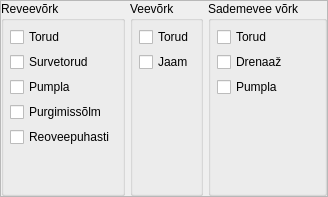
          <widget class="QFrame" name="fBaseSetup">
           <property name="frameShape">
            <enum>QFrame::StyledPanel</enum>
           </property>
           <property name="frameShadow">
            <enum>QFrame::Raised</enum>
           </property>
           <layout class="QHBoxLayout" name="horizontalLayout_2">
            <property name="spacing">
             <number>5</number>
            </property>
            <property name="leftMargin">
             <number>0</number>
            </property>
            <property name="topMargin">
             <number>0</number>
            </property>
            <property name="rightMargin">
             <number>0</number>
            </property>
            <property name="bottomMargin">
             <number>0</number>
            </property>
            <item>
             <widget class="QGroupBox" name="groupBox_4">
              <property name="title">
               <string>Reveevõrk</string>
              </property>
              <layout class="QVBoxLayout" name="verticalLayout_8">
               <property name="spacing">
                <number>5</number>
               </property>
               <property name="leftMargin">
                <number>6</number>
               </property>
               <property name="topMargin">
                <number>6</number>
               </property>
               <property name="rightMargin">
                <number>6</number>
               </property>
               <property name="bottomMargin">
                <number>6</number>
               </property>
               <item>
                <widget class="QCheckBox" name="cbK">
                 <property name="text">
                  <string>Torud</string>
                 </property>
                 <property name="checked">
                  <bool>false</bool>
                 </property>
                </widget>
               </item>
               <item>
                <widget class="QCheckBox" name="cbKSK">
                 <property name="text">
                  <string>Survetorud</string>
                 </property>
                 <property name="checkable">
                  <bool>true</bool>
                 </property>
                 <property name="checked">
                  <bool>false</bool>
                 </property>
                </widget>
               </item>
               <item>
                <widget class="QCheckBox" name="cbsewagePupming">
                 <property name="text">
                  <string>Pumpla</string>
                 </property>
                 <property name="checkable">
                  <bool>true</bool>
                 </property>
                </widget>
               </item>
               <item>
                <widget class="QCheckBox" name="cbSewageDump">
                 <property name="text">
                  <string>Purgimissõlm</string>
                 </property>
                 <property name="checkable">
                  <bool>true</bool>
                 </property>
                </widget>
               </item>
               <item>
                <widget class="QCheckBox" name="cbsewagePlant">
                 <property name="text">
                  <string>Reoveepuhasti</string>
                 </property>
                 <property name="checkable">
                  <bool>true</bool>
                 </property>
                </widget>
               </item>
               <item>
                <spacer name="verticalSpacer_7">
                 <property name="orientation">
                  <enum>Qt::Vertical</enum>
                 </property>
                 <property name="sizeHint" stdset="0">
                  <size>
                   <width>20</width>
                   <height>40</height>
                  </size>
                 </property>
                </spacer>
               </item>
              </layout>
             </widget>
            </item>
            <item>
             <widget class="QGroupBox" name="groupBox">
              <property name="title">
               <string>Veevõrk</string>
              </property>
              <layout class="QVBoxLayout" name="verticalLayout_2">
               <property name="spacing">
                <number>5</number>
               </property>
               <property name="leftMargin">
                <number>6</number>
               </property>
               <property name="topMargin">
                <number>6</number>
               </property>
               <property name="rightMargin">
                <number>6</number>
               </property>
               <property name="bottomMargin">
                <number>6</number>
               </property>
               <item>
                <widget class="QCheckBox" name="cbV">
                 <property name="enabled">
                  <bool>true</bool>
                 </property>
                 <property name="text">
                  <string>Torud</string>
                 </property>
                 <property name="checked">
                  <bool>false</bool>
                 </property>
                </widget>
               </item>
               <item>
                <widget class="QCheckBox" name="cbWaterStation">
                 <property name="text">
                  <string>Jaam</string>
                 </property>
                </widget>
               </item>
               <item>
                <spacer name="verticalSpacer_4">
                 <property name="orientation">
                  <enum>Qt::Vertical</enum>
                 </property>
                 <property name="sizeHint" stdset="0">
                  <size>
                   <width>20</width>
                   <height>40</height>
                  </size>
                 </property>
                </spacer>
               </item>
              </layout>
             </widget>
            </item>
            <item>
             <widget class="QGroupBox" name="groupBox_3">
              <property name="title">
               <string>Sademevee võrk</string>
              </property>
              <layout class="QVBoxLayout" name="verticalLayout_4">
               <property name="spacing">
                <number>5</number>
               </property>
               <property name="leftMargin">
                <number>6</number>
               </property>
               <property name="topMargin">
                <number>6</number>
               </property>
               <property name="rightMargin">
                <number>6</number>
               </property>
               <property name="bottomMargin">
                <number>6</number>
               </property>
               <item>
                <widget class="QCheckBox" name="cbSK">
                 <property name="text">
                  <string>Torud</string>
                 </property>
                 <property name="checkable">
                  <bool>true</bool>
                 </property>
                </widget>
               </item>
               <item>
                <widget class="QCheckBox" name="cbD">
                 <property name="text">
                  <string>Drenaaž</string>
                 </property>
                 <property name="checked">
                  <bool>false</bool>
                 </property>
                </widget>
               </item>
               <item>
                <widget class="QCheckBox" name="cbRainPump">
                 <property name="text">
                  <string>Pumpla</string>
                 </property>
                </widget>
               </item>
               <item>
                <spacer name="verticalSpacer_6">
                 <property name="orientation">
                  <enum>Qt::Vertical</enum>
                 </property>
                 <property name="sizeHint" stdset="0">
                  <size>
                   <width>20</width>
                   <height>40</height>
                  </size>
                 </property>
                </spacer>
               </item>
              </layout>
             </widget>
            </item>
           </layout>
          </widget>
